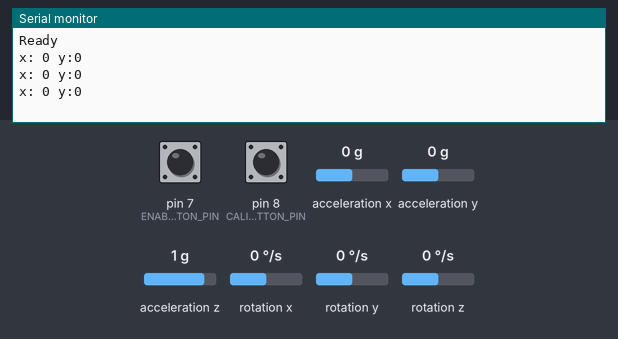
Bench run of a sketch on a simulated Arduino Uno, built with avr-gcc and run on an emulated ATmega328P. Parts: the last lines printed to the serial monitor. The inputs (shaded band) are chosen by the test bench; at power-on: pin 7 (ENABLE_BUTTON_PIN) HIGH, pin 8 (CALIBRATE_BUTTON_PIN) HIGH, acceleration x 0 g, acceleration y 0 g, acceleration z 1 g, rotation x 0 °/s, rotation y 0 °/s, rotation z 0 °/s.

Above: at 9.2 s.
9.3 s: pin 7 (ENABLE_BUTTON_PIN) pulled LOW for 1 s
12.0 s: pin 8 (CALIBRATE_BUTTON_PIN) pulled LOW for 0.55 s
14.5 s: acceleration x set to -1.4 g
At 15.0 s:
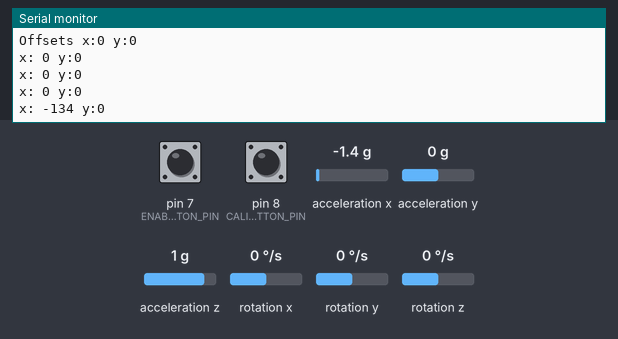
16.0 s: acceleration y set to -1.4 g
At 16.5 s:
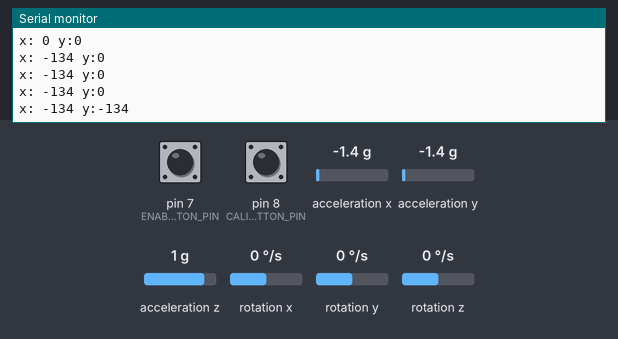
17.5 s: pin 8 (CALIBRATE_BUTTON_PIN) pulled LOW for 1 s
At 19.5 s:
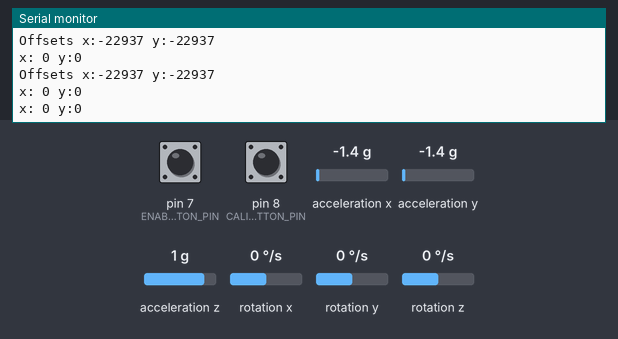
20.0 s: acceleration x set to -0.8 g
At 20.5 s:
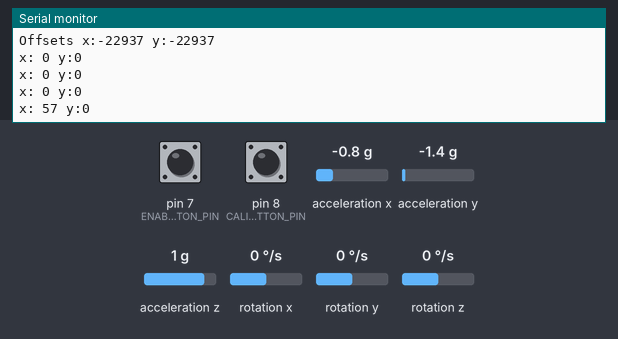
Timing chart, 0 to 22.5 s (numbered marks = the images above; inputs shaded):
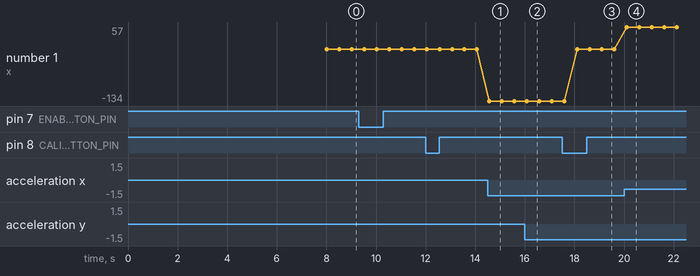

The sketch:

MouseSensor.ino
```cpp
#include <Wire.h>
#include <I2Cdev.h>
#include <MPU6050.h>
#include <ezButton.h>
//#include "Mouse.h"

MPU6050 mpu;
int16_t ax;
int16_t ay;
int16_t az, gx, gy, gz;
int16_t axOffset, ayOffset;
const int ENABLE_BUTTON_PIN = 7;
const int CALIBRATE_BUTTON_PIN =8;
bool mouseEnabled = false;

ezButton enableButton(ENABLE_BUTTON_PIN);
ezButton calibrateButton(CALIBRATE_BUTTON_PIN);

void setup() {
  Serial.begin(9600);
  Wire.begin();
  mpu.initialize();
  //Mouse.begin();
  enableButton.setDebounceTime(50);
  calibrateButton.setDebounceTime(50);
  delay(8000);
  Serial.println("Ready");
}

void loop() {
  enableButton.loop();
  if(enableButton.isPressed()) {
    Serial.println("Button pressed");
    mouseEnabled = !mouseEnabled;
  }

  mpu.getMotion6(&ax, &ay, &az, &gx, &gy, &gz);

  calibrateButton.loop();
  if(calibrateButton.isPressed())
  {
    axOffset = ax;
    ayOffset = ay;
    Serial.print("Offsets x:");
    Serial.print(axOffset);
    Serial.print(" y:");
    Serial.println(ayOffset);
  }

  long x = map(ax-axOffset, -17000, 17000, -100, 100);
  long y = map(ay-ayOffset, -17000, 17000, -100, 100);

  if(x > -3 && x < 3) x = 0;
  if(y > -3 && y < 3) y = 0;

  Serial.print("x: ");
  Serial.print(x);
  Serial.print(" y:");
  Serial.print(y);
  Serial.println("");

  if(mouseEnabled) {
    //Mouse.move(x, y);
  }

  delay(500);
}
```

Measured:
- after the input at 14.5 s, the serial monitor: prints a new line after 0.06 s (image 1)
- after the input at 16.0 s, the serial monitor: prints a new line after 0.07 s (image 2)
- after the input at 17.5 s, the serial monitor: prints a new line after 0.59 s (image 3)
- after the input at 20.0 s, the serial monitor: prints a new line after 0.11 s (image 4)
- plotted number 1: 0 → -134 after the input at 14.5 s, 0 → 57 after the input at 20.0 s
